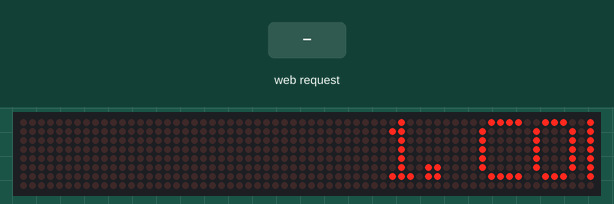
This sketch was run on a simulated ESP8266 (NodeMCU). Parts: 64×8 LED matrix. The test bench sets the inputs (shaded band).

Above: at 1.2 s.
1.3 s: HTTP request GET /sync received
At 3.7 s:
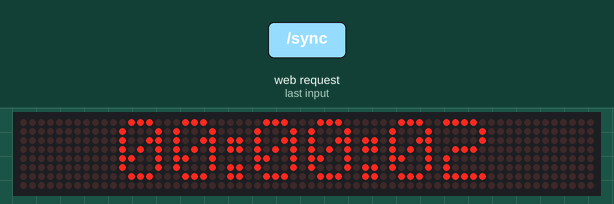
4.3 s: HTTP request GET /settext?msg=1 received
At 5.4 s:
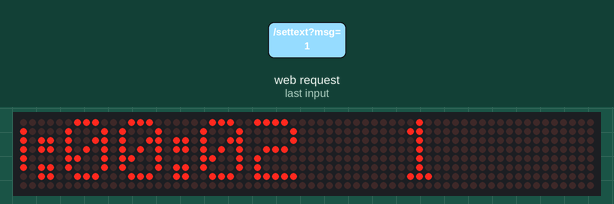
6.0 s: HTTP request GET /sync?e=0 received
At 6.8 s:
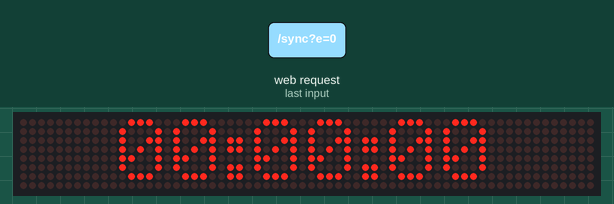
Timing chart, 0 to 9.0 s (numbered marks = the images above; inputs shaded):
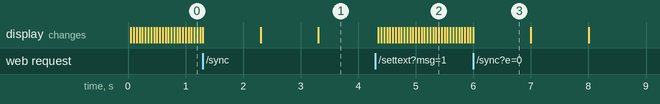

Measured:
- after the input at 1.3 s, the display: first changes at once (image 1 shows a later state)
- after the input at 4.3 s, the display: first changes after 0.05 s (image 2 shows a later state)
- after the input at 6.0 s, the display: changes at once (image 3)
- what the display in image 3 shows lasts 1.0 s, from 6.0 s to 7.0 s

The sketch:

esp8226_clock_non_amateur_edition.ino.ino
```cpp
#include <ESP8266WiFi.h>
#include <DNSServer.h>
#include <ESP8266WebServer.h>
#include <MD_Parola.h>
#include <MD_MAX72xx.h>
#include <SPI.h>

#define HARDWARE_TYPE MD_MAX72XX::FC16_HW
#define MAX_DEVICES 8
#define CLK_PIN 14
#define DATA_PIN 13
#define CS_PIN 15

const byte DNS_PORT = 53;
IPAddress apIP(192, 168, 4, 1);
DNSServer dnsServer;
ESP8266WebServer server(80);
MD_Parola P = MD_Parola(HARDWARE_TYPE, DATA_PIN, CLK_PIN, CS_PIN, MAX_DEVICES);

unsigned long baseEpoch = 0;
unsigned long baseMillis = 0;
String customText = ""; // Speicher für deinen eigenen Text
bool timeSynced = false;
int step = 0;

void setup() {
  P.begin();
  P.setIntensity(2);
  WiFi.mode(WIFI_AP);
  WiFi.softAPConfig(apIP, apIP, IPAddress(255, 255, 255, 0));
  WiFi.softAP("Smart-Matrix-Sync");
  dnsServer.start(DNS_PORT, "*", apIP);

  server.on("/", handleRoot);
  server.on("/sync", handleSync);
  server.on("/settext", handleSetText);
  server.begin();
}

void handleRoot() {
  String html = "<html><body><h2>Smart Matrix Control</h2>";
  html += "<button onclick=\"fetch('/sync?e='+Math.floor(Date.now()/1000)).then(()=>alert('Time Sent!'))\">SYNC TIME</button><br><br>";
  html += "<form action='/settext'>Text: <input type='text' name='msg'><input type='submit' value='SEND'></form>";
  html += "</body></html>";
  server.send(200, "text/html", html);
}

void handleSync() {
  baseEpoch = server.arg("e").toInt();
  baseMillis = millis();
  timeSynced = true;
  customText = ""; // Zeit-Sync löscht Custom Text Modus
  server.send(200, "text/plain", "OK");
}

void handleSetText() {
  customText = server.arg("msg");
  server.sendHeader("Location", "/");
  server.send(302, "text/plain", "");
}

void loop() {
  dnsServer.processNextRequest();
  server.handleClient();

  if (customText != "") {
    // Zeigt den Custom Text als Laufschrift
    if (P.displayAnimate()) {
      P.displayText(customText.c_str(), PA_LEFT, 50, 0, PA_SCROLL_LEFT, PA_SCROLL_LEFT);
      P.displayReset();
    }
  } else if (!timeSynced) {
    // Zeigt die geführte Anleitung als Laufschrift
    if (P.displayAnimate()) {
      P.displayClear();
      if (step == 0) P.displayText("1. CONNECT WIFI", PA_LEFT, 50, 0, PA_SCROLL_LEFT, PA_SCROLL_LEFT);
      else if (step == 1) P.displayText("2. OPEN BROWSER", PA_LEFT, 50, 0, PA_SCROLL_LEFT, PA_SCROLL_LEFT);
      else if (step == 2) P.displayText("3. SYNC TIME", PA_LEFT, 50, 0, PA_SCROLL_LEFT, PA_SCROLL_LEFT);
      step = (step + 1) % 3;
      P.displayReset();
    }
  } else {
    // Zeigt Uhrzeit
    unsigned long now = baseEpoch + ((millis() - baseMillis) / 1000);
    char buf[12];
    sprintf(buf, "%02d:%02d:%02d", (now/3600)%24, (now/60)%60, now%60);
    P.setTextAlignment(PA_CENTER);
    P.print(buf);
  }
  P.displayAnimate();
}
```
